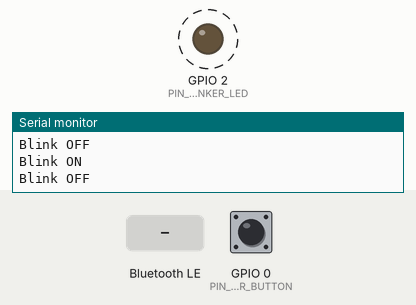
A program run on a simulated ESP32. Parts: output pins drawn as LEDs (lit = HIGH), the last lines printed to the serial monitor. Dashed ring = blinking. Inputs (shaded band) come from the test bench; at power-on: GPIO 0 (PIN_BLINKER_BUTTON) LOW. Random numbers use the default seed unless the program sets one; nothing arrives over Bluetooth unless stated; a phone connects over Bluetooth LE 3 s after start.

Above: at 11.7 s.
11.8 s: GPIO 0 (PIN_BLINKER_BUTTON) pulled HIGH for 3.2 s
At 15.9 s:
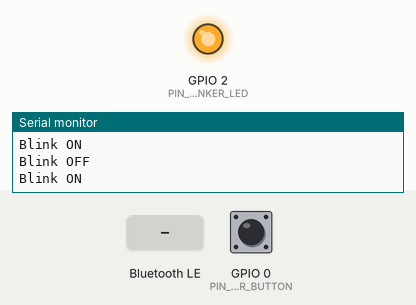
At 16.7 s:
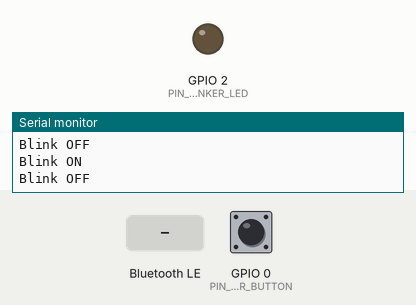
17.0 s: Bluetooth LE write "1" received
Timing chart, 0 to 25.0 s (numbered marks = the images above; inputs shaded):
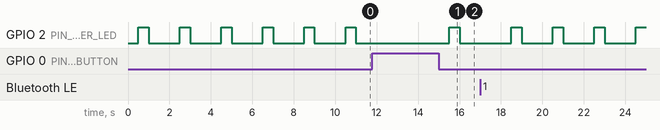

Measured:
- by itself, GPIO 2 (PIN_BLINKER_LED): alternates HIGH for 0.50 s and LOW for 1.5 s

The program:

main.cpp
```cpp
#include <Arduino.h>

#include <BLEDevice.h>
#include <BLEServer.h>
#include <BLEUtils.h>
#include <BLE2902.h>

#include <TaskScheduler.h>


// GATT services and characteristics (https://www.bluetooth.com/specifications/gatt/services/ - https://www.bluetooth.com/specifications/gatt/characteristics/)
#define SERVICE_DEVINFO_UUID      (uint16_t)0x180a
#define DEVINFO_MANUFACTURER_UUID (uint16_t)0x2a29
#define DEVINFO_NAME_UUID         (uint16_t)0x2a24
#define DEVINFO_SERIAL_UUID       (uint16_t)0x2a25

// See the following for generating UUIDs: https://www.uuidgenerator.net/
#define SERVICE_BLINKER_UUID  "9a8ca9ef-e43f-4157-9fee-c37a3d7dc12d"
#define BLINKER_BLINK_UUID    "e94f85c8-7f57-4dbd-b8d3-2b56e107ed60"
#define BLINKER_SPEED_UUID    "a8985fda-51aa-4f19-a777-71cf52abba1e"

#define SERVICE_SNIFFER_UUID    "ef66ccad-f4a8-4c51-b025-bc2a2c9fdaa6"
#define SNIFFER_STATUS_UUID     "5b7dd565-6e90-4df8-b806-f4ac85df74ca"
#define SNIFFER_SPEED_UUID      "c8fb3a51-d44c-4d9f-a8ec-a7598c1bf2ea"
#define SNIFFER_VOLTAGE_UUID    "d8b2c95b-b317-47ca-ac02-ccfd3d85a666"
#define SNIFFER_TIMESTAMP_UUID  "7127a1b2-ed4d-433a-9780-5a9e38f6a040"

#define SERVICE_PROXY_UUID  "b20cc0be-c805-4f63-92e3-c0352c5d6eba"
#define PROXY_VOLTAGE_UUID  "fcdb3ab4-5c25-4817-acfd-e989e73baf3d"

#define SERVICE_CALIBRATE_UUID        "ba5421cf-aeef-4d55-bb66-146b9222c684"
#define CALIBRATE_VOLTAGE_LEFT_UUID   "c1efc841-b656-4926-a866-ce05626ed7f8"
#define CALIBRATE_VOLTAGE_RIGHT_UUID  "b296065a-729b-4ac6-b684-b9b75eaf696e"

#define DEVICE_MANUFACTURER "Crabify corp."
#define DEVICE_NAME         "XFit"

#define PIN_BLINKER_BUTTON 0
#define PIN_BLINKER_LED LED_BUILTIN

#define SNIFFER_INTERVAL_MS 200

// #define PIN_SNIFFER_IN   1
// #define PIN_SNIFFER_OUT  2


Scheduler scheduler;

void blinkerButtonCb();
void blinkerCb();
void blinkerOffCb();

void snifferCb();
//bool snifferOnCb();
void snifferOffCb();

Task taskBlinker(500, TASK_FOREVER, &blinkerCb, &scheduler, false, NULL, &blinkerOffCb);
Task taskBlinkerButton(30, TASK_FOREVER, &blinkerButtonCb, &scheduler, true);

Task taskSniffer(SNIFFER_INTERVAL_MS, TASK_FOREVER, &snifferCb, &scheduler, false, NULL, NULL);
// @TODO: create tasks for each
// snifferManager (status, mode, speed, startTime, configuration) -> manage SoC execution (rename taskSniffer)
// snifferFetch (on/off) -> fetch from xfader
// snifferEmmit (on/off) -> emmit to xfader
// snifferAdmin (name, token, etc.) -> admin SoC configuration


uint8_t blinkerOn;
uint8_t blinkerSpeed = 5;

uint8_t snifferOn = 0;
uint8_t snifferSpeed = 1;

bool randomSeedGenerated = false;


BLECharacteristic *pCharBlinkerBlink;
BLECharacteristic *pCharBlinkerSpeed;

BLECharacteristic *pCharSnifferStatus;
BLECharacteristic *pCharSnifferSpeed;
BLECharacteristic *pCharSnifferVoltage;
BLECharacteristic *pCharSnifferTimestamp;


void setBlinker(bool on, bool notify = false) {
  if (blinkerOn == on) return;

  blinkerOn = on;
  if (blinkerOn) {
    Serial.println("Blink ON");
    taskBlinker.restartDelayed(0);
  } else {
    Serial.println("Blink OFF");
    taskBlinker.disable();
  }

  pCharBlinkerBlink->setValue(&blinkerOn, 1);
  if (notify) {
    pCharBlinkerBlink->notify();
  }
}

void setBlinkerSpeed(uint8_t v) {
  blinkerSpeed = v;
  taskBlinker.setInterval(v * 100);
  Serial.println("Blink speed updated");
}

void blinkerButtonCb() {
  uint8_t btn = digitalRead(PIN_BLINKER_BUTTON) != HIGH;
  if (btn) {
    setBlinker(!blinkerOn, true);
    taskBlinkerButton.delay(1000);
  }
}

void blinkerCb() {
  digitalWrite(PIN_BLINKER_LED, taskBlinker.getRunCounter() & 1);
}

void blinkerOffCb() {
  digitalWrite(PIN_BLINKER_LED, 0);
}

void setSniffer(bool on, bool notify = false) {
  if (snifferOn == on) return;

  snifferOn = on;
  if (snifferOn) {
    Serial.println("Sniffer ON");
    taskSniffer.restartDelayed(0);
  } else {
    Serial.println("Sniffer OFF");
    taskSniffer.disable();
  }

  pCharSnifferStatus->setValue(&snifferOn, 1);
  if (notify) {
    pCharSnifferStatus->notify();
  }
}

void setSnifferSpeed(uint8_t v) {
  snifferSpeed = v;
  taskSniffer.setInterval(snifferSpeed);
  Serial.println("Sniffer speed updated to " + snifferSpeed);
}

uint8_t generateRandomNumber(uint8_t maxNumber) {
  if (!randomSeedGenerated) {
    srand((unsigned) millis());
  }

  return (std::rand() % maxNumber) + 1;
}

uint8_t readVoltsFromCrossfader() {
  // @TODO: read volts from analog input connected to the xfader output, now just generating random number
  uint8_t maxVolts = 255;
  uint8_t volts = generateRandomNumber(maxVolts);

  return volts;
}

String generatePackageInfo(uint8_t volts) {
  unsigned long packetNumber = taskSniffer.getRunCounter();

  return String(packetNumber) + ":" + String(volts) + ":" + String(millis());
}

void snifferCb() {
  uint8_t volts = readVoltsFromCrossfader();

  String packetInfo = generatePackageInfo(volts);
  Serial.println("Notify value \"" + packetInfo + "\"");

  pCharSnifferVoltage->setValue(packetInfo.c_str());
  pCharSnifferVoltage->notify();
}

void snifferOffCb() {
  // setSniffer(!snifferOn, true);
  Serial.println("Sniffer off callback executed");
}

class XfitServerCallbacks: public BLEServerCallbacks {
    void onConnect(BLEServer* pServer) {
      Serial.println("Connected");
    };

    void onDisconnect(BLEServer* pServer) {
      Serial.println("Disconnected");
    }
};

class BlinkerBlinkCallbacks: public BLECharacteristicCallbacks {
    void onWrite(BLECharacteristic *pCharacteristic) {
      std::string value = pCharacteristic->getValue();

      if (value.length()  == 1) {
        uint8_t v = value[0];
        Serial.print("Got blinker blink value: ");
        Serial.println(v);
        setBlinker(v ? true : false);
      } else {
        Serial.println("Invalid data received");
      }
    }
};

class BlinkerSpeedCallbacks: public BLECharacteristicCallbacks {
    void onWrite(BLECharacteristic *pCharacteristic) {
      std::string value = pCharacteristic->getValue();

      if (value.length() == 1) {
        uint8_t v = value[0];
        Serial.print("Got blinker speed value: ");
        Serial.println(v);
        if (v >= 1 && v <= 10) {
          setBlinkerSpeed(v);
          return;
        }
      }
      pCharBlinkerSpeed->setValue(&blinkerSpeed, 1);
      Serial.println("Invalid data received");
    }
};

class SnifferStatusCallbacks: public BLECharacteristicCallbacks {
    void onWrite(BLECharacteristic *pCharacteristic) {
      std::string value = pCharacteristic->getValue();

      if (value.length()  == 1) {
        uint8_t v = value[0];
        Serial.print("Got sniffer value: ");
        Serial.println(v);
        setSniffer(v ? true : false);
      } else {
        Serial.println("Invalid data received");
      }
    }
};

class SnifferSpeedCallbacks: public BLECharacteristicCallbacks {
    void onWrite(BLECharacteristic *pCharacteristic) {
      std::string value = pCharacteristic->getValue();

      if (value.length() == 1) {
        uint8_t v = value[0];
        Serial.print("Got sniffer speed value: ");
        Serial.println(v);
        if (v >= 1 && v <= 10) {
          setSnifferSpeed(v);
          return;
        }
      }
      pCharSnifferSpeed->setValue(&snifferSpeed, 1);
      Serial.println("Invalid data received");
    }
};

String getDeviceChipId() {
  return String((uint32_t)(ESP.getEfuseMac() >> 24), HEX);
}

String getDeviceFullName(String deviceName = DEVICE_NAME) {
  return deviceName + '_' + getDeviceChipId();
}

void printDeviceName() {
  Serial.println("Device name: " + getDeviceFullName());
}

void configBoard() {
  Serial.begin(115200);

  pinMode(PIN_BLINKER_BUTTON, INPUT);
  pinMode(PIN_BLINKER_LED, OUTPUT);
}

BLEServer* initBLEServer(String devName) {
  BLEDevice::init(devName.c_str());
  BLEServer *pServer = BLEDevice::createServer();
  pServer->setCallbacks(new XfitServerCallbacks());

  // Set MTU size, in theory 23 is the maximum MTU but it's suppose that you can set it up to 512 but depends on both ends of the communication -> https://www.esp32.com/viewtopic.php?t=4546
  //uint16_t mtu = 128;
  //BLEDevice::setMTU(128);

  return pServer;
}

void createDeviceInfoService(BLEServer* pServer) {
  BLEService *pService = pServer->createService(SERVICE_DEVINFO_UUID);

  BLECharacteristic *pChar = pService->createCharacteristic(
    DEVINFO_MANUFACTURER_UUID,
    BLECharacteristic::PROPERTY_READ
  );
  pChar->setValue(DEVICE_MANUFACTURER);

  pChar = pService->createCharacteristic(
    DEVINFO_NAME_UUID,
    BLECharacteristic::PROPERTY_READ
  );
  pChar->setValue(DEVICE_NAME);

  pChar = pService->createCharacteristic(
    DEVINFO_SERIAL_UUID,
    BLECharacteristic::PROPERTY_READ
  );
  pChar->setValue(getDeviceChipId().c_str());

  pService->start();
}

void createBlinkerService(BLEServer* pServer) {
  BLEService *pService = pServer->createService(SERVICE_BLINKER_UUID);

  pCharBlinkerBlink = pService->createCharacteristic(
    BLINKER_BLINK_UUID,
    BLECharacteristic::PROPERTY_READ |
    BLECharacteristic::PROPERTY_NOTIFY |
    BLECharacteristic::PROPERTY_WRITE
  );
  pCharBlinkerBlink->setCallbacks(new BlinkerBlinkCallbacks());
  pCharBlinkerBlink->addDescriptor(new BLE2902());

  pCharBlinkerSpeed = pService->createCharacteristic(
    BLINKER_SPEED_UUID,
    BLECharacteristic::PROPERTY_READ |
    BLECharacteristic::PROPERTY_WRITE
  );
  pCharBlinkerSpeed->setCallbacks(new BlinkerSpeedCallbacks());
  pCharBlinkerSpeed->setValue(&blinkerSpeed, 1);

  pService->start();
}

void createSnifferService(BLEServer* pServer) {
  BLEService *pService = pServer->createService(SERVICE_SNIFFER_UUID);

  pCharSnifferStatus = pService->createCharacteristic(
    SNIFFER_VOLTAGE_UUID,
    BLECharacteristic::PROPERTY_READ |
    BLECharacteristic::PROPERTY_NOTIFY |
    BLECharacteristic::PROPERTY_WRITE
  );
  pCharSnifferStatus->setCallbacks(new SnifferStatusCallbacks());

  pCharSnifferSpeed = pService->createCharacteristic(
    SNIFFER_TIMESTAMP_UUID,
    BLECharacteristic::PROPERTY_READ |
    BLECharacteristic::PROPERTY_NOTIFY |
    BLECharacteristic::PROPERTY_WRITE
  );
  pCharSnifferSpeed->setCallbacks(new SnifferSpeedCallbacks());
  pCharBlinkerSpeed->setValue(&snifferSpeed, 1);

  pCharSnifferVoltage = pService->createCharacteristic(
    SNIFFER_VOLTAGE_UUID,
    BLECharacteristic::PROPERTY_NOTIFY
  );

  pCharSnifferTimestamp = pService->createCharacteristic(
    SNIFFER_TIMESTAMP_UUID,
    BLECharacteristic::PROPERTY_NOTIFY
  );

  pService->start();
}

void advertiseManufacturerService(BLEAdvertising* pAdvertising, String devName) {
  BLEAdvertisementData adv;
  adv.setName(devName.c_str());
  pAdvertising->setAdvertisementData(adv);
}

void advertiseBlinkerService(BLEAdvertising* pAdvertising) {
  BLEAdvertisementData adv;
  adv.setCompleteServices(BLEUUID(SERVICE_BLINKER_UUID));
  pAdvertising->setScanResponseData(adv);
}

void advertiseSnifferService(BLEAdvertising* pAdvertising) {
  BLEAdvertisementData adv;
  adv.setName("Sniffer");
  pAdvertising->setAdvertisementData(adv);
}

void advertiseServices(BLEServer* pServer, String devName) {
  BLEAdvertising *pAdvertising = pServer->getAdvertising();

  advertiseManufacturerService(pAdvertising, DEVICE_NAME);
  advertiseBlinkerService(pAdvertising);
  advertiseSnifferService(pAdvertising);

  pAdvertising->start();
}

void setup() {
  configBoard();

  Serial.println("Starting XFit BLE server...");

  BLEServer *pServer = initBLEServer(DEVICE_NAME);

  createDeviceInfoService(pServer);
  createBlinkerService(pServer);
  createSnifferService(pServer);
  advertiseServices(pServer, DEVICE_NAME);

  Serial.println("Ready!");

  printDeviceName();
}

void loop() {
  scheduler.execute();
}
```

main1.cpp
```cpp
// /*
//     Based on Neil Kolban example for IDF: https://github.com/nkolban/esp32-snippets/blob/master/cpp_utils/tests/BLE%20Tests/SampleServer.cpp
//     Ported to Arduino ESP32 by Evandro Copercini
//     updates by chegewara
// */

// #include <Arduino.h>

// #include <BLEDevice.h>
// #include <BLEUtils.h>
// #include <BLEServer.h>

// // See the following for generating UUIDs:
// // https://www.uuidgenerator.net/

// #define SERVICE_UUID        "4fafc201-1fb5-459e-8fcc-c5c9c331914b"
// #define CHARACTERISTIC_UUID "beb5483e-36e1-4688-b7f5-ea07361b26a8"

// void setup() {
//   Serial.begin(115200);
//   Serial.println("Starting BLE work!");

//   BLEDevice::init("Long name works now");
//   BLEServer *pServer = BLEDevice::createServer();
//   BLEService *pService = pServer->createService(SERVICE_UUID);
//   BLECharacteristic *pCharacteristic = pService->createCharacteristic(
//                                          CHARACTERISTIC_UUID,
//                                          BLECharacteristic::PROPERTY_READ |
//                                          BLECharacteristic::PROPERTY_WRITE
//                                        );

//   pCharacteristic->setValue("Hello World says Neil");
//   pService->start();
//   // BLEAdvertising *pAdvertising = pServer->getAdvertising();  // this still is working for backward compatibility
//   BLEAdvertising *pAdvertising = BLEDevice::getAdvertising();
//   pAdvertising->addServiceUUID(SERVICE_UUID);
//   pAdvertising->setScanResponse(true);
//   pAdvertising->setMinPreferred(0x06);  // functions that help with iPhone connections issue
//   pAdvertising->setMinPreferred(0x12);
//   BLEDevice::startAdvertising();
//   Serial.println("Characteristic defined! Now you can read it in your phone!");
// }

// void loop() {
//   // put your main code here, to run repeatedly:
//   delay(2000);
// }
```

main2.cpp
```cpp
// #include <Arduino.h>

// #include <BLEDevice.h>
// #include <BLEServer.h>
// #include <BLEUtils.h>
// #include <BLE2902.h>

// BLECharacteristic *pCharacteristic;
// bool deviceConnected = false;
// uint8_t txValue = 0;

// // See the following for generating UUIDs:
// // https://www.uuidgenerator.net/

// #define SERVICE_UUID           "1b68cacd-2818-4a71-a49b-0061181c97a2"
// #define CHARACTERISTIC_UUID_RX "582adc94-2eab-4735-b821-293883e26762"
// #define CHARACTERISTIC_UUID_TX "0da69903-6d69-4810-bccc-4c56d2880188"


// class MyServerCallbacks: public BLEServerCallbacks {
//     void onConnect(BLEServer* pServer) {
//       deviceConnected = true;
//     };

//     void onDisconnect(BLEServer* pServer) {
//       deviceConnected = false;
//     }
// };

// class MyCallbacks: public BLECharacteristicCallbacks {
//     void onWrite(BLECharacteristic *pCharacteristic) {
//       std::string rxValue = pCharacteristic->getValue();

//       /*
//        * my iOS app sends a 5 byte payload
//        * so thisis how it is listened for
//        */

//       if (rxValue.length() == 5) {

//         byte data0 = (uint8_t)rxValue[0];
//         byte data1 = (uint8_t)rxValue[1];
//         byte data2 = (uint8_t)rxValue[2];
//         byte data3 = (uint8_t)rxValue[3];
//         byte data4 = (uint8_t)rxValue[4];

//         Serial.print(data0);
//         Serial.print(", ");
//         Serial.print(data1);
//         Serial.print(", ");
//         Serial.print(data2);
//         Serial.print(", ");
//         Serial.print(data3);
//         Serial.print(", ");
//         Serial.println(data4);

//       }

//     }

// };


// void setup() {
//   Serial.begin(115200);

//   // Create the BLE Device
//   //BLEDevice::init("UART Service");
//   BLEDevice::init("NIX4");
//   /*
//    * this appears to need to be 5 characters or less
//    * when advertising the service UUID
//    */


//   // Create the BLE Server
//   BLEServer *pServer = BLEDevice::createServer();
//   pServer->setCallbacks(new MyServerCallbacks());

//   // Create the BLE Service
//   BLEService *pService = pServer->createService(SERVICE_UUID);

//   // Create a BLE Characteristic
//   pCharacteristic = pService->createCharacteristic(
//                       CHARACTERISTIC_UUID_TX,
//                       BLECharacteristic::PROPERTY_NOTIFY
//                     );

//   pCharacteristic->addDescriptor(new BLE2902());

//   BLECharacteristic *pCharacteristic = pService->createCharacteristic(
//                                          CHARACTERISTIC_UUID_RX,
//                                          BLECharacteristic::PROPERTY_WRITE
//                                          | BLECharacteristic::PROPERTY_WRITE_NR
//                                          /*
//                                           * the redbear library explicitly does not listen for a write response
//                                           * so this needs to be here
//                                           *
//                                           */
//                                        );

//   pCharacteristic->setCallbacks(new MyCallbacks());

//   // Start the service
//   pService->start();

//   // Start advertising
//   pServer->getAdvertising()->addServiceUUID(pService->getUUID());  // needed for RB compat.
//   /*
//    * need to advertise the service UUID for the redbear code to work
//    * as it looks for it
//    */
//   pServer->getAdvertising()->start();

//   Serial.println("Waiting a client connection to notify...");
// }

// void loop() {

//   if (deviceConnected) {
//     Serial.printf("*** Sent Value: %d ***\n", txValue);
//     pCharacteristic->setValue(&txValue, 1);
//     pCharacteristic->notify();
//     txValue++;
//   }
//   delay(1000);
// }
```

Source omitted: main3.cpp (5367 bytes)
